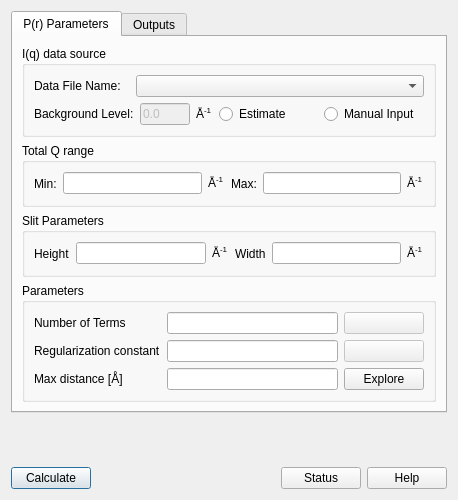
<?xml version="1.0" encoding="UTF-8"?>
<ui version="4.0">
 <class>PrInversion</class>
 <widget class="QDialog" name="PrInversion">
  <property name="geometry">
   <rect>
    <x>0</x>
    <y>0</y>
    <width>458</width>
    <height>500</height>
   </rect>
  </property>
  <property name="sizePolicy">
   <sizepolicy hsizetype="Preferred" vsizetype="Preferred">
    <horstretch>0</horstretch>
    <verstretch>0</verstretch>
   </sizepolicy>
  </property>
  <property name="minimumSize">
   <size>
    <width>458</width>
    <height>500</height>
   </size>
  </property>
  <property name="maximumSize">
   <size>
    <width>458</width>
    <height>500</height>
   </size>
  </property>
  <property name="windowTitle">
   <string>P(r) Inversion</string>
  </property>
  <layout class="QGridLayout" name="gridLayout_7">
   <item row="3" column="0">
    <layout class="QHBoxLayout" name="horizontalLayout_8">
     <property name="sizeConstraint">
      <enum>QLayout::SetDefaultConstraint</enum>
     </property>
     <item>
      <widget class="QPushButton" name="calculateButton">
       <property name="sizePolicy">
        <sizepolicy hsizetype="Minimum" vsizetype="Fixed">
         <horstretch>0</horstretch>
         <verstretch>0</verstretch>
        </sizepolicy>
       </property>
       <property name="text">
        <string>Calculate</string>
       </property>
      </widget>
     </item>
     <item>
      <spacer name="horizontalSpacer">
       <property name="orientation">
        <enum>Qt::Horizontal</enum>
       </property>
       <property name="sizeType">
        <enum>QSizePolicy::Expanding</enum>
       </property>
       <property name="sizeHint" stdset="0">
        <size>
         <width>40</width>
         <height>20</height>
        </size>
       </property>
      </spacer>
     </item>
     <item>
      <widget class="QPushButton" name="statusButton">
       <property name="sizePolicy">
        <sizepolicy hsizetype="Minimum" vsizetype="Fixed">
         <horstretch>0</horstretch>
         <verstretch>0</verstretch>
        </sizepolicy>
       </property>
       <property name="text">
        <string>Status</string>
       </property>
      </widget>
     </item>
     <item>
      <widget class="QPushButton" name="helpButton">
       <property name="sizePolicy">
        <sizepolicy hsizetype="Minimum" vsizetype="Fixed">
         <horstretch>0</horstretch>
         <verstretch>0</verstretch>
        </sizepolicy>
       </property>
       <property name="text">
        <string>Help</string>
       </property>
      </widget>
     </item>
    </layout>
   </item>
   <item row="2" column="0">
    <spacer name="verticalSpacer">
     <property name="orientation">
      <enum>Qt::Vertical</enum>
     </property>
     <property name="sizeHint" stdset="0">
      <size>
       <width>20</width>
       <height>2</height>
      </size>
     </property>
    </spacer>
   </item>
   <item row="1" column="0">
    <widget class="QTabWidget" name="PrTabWidget">
     <property name="sizePolicy">
      <sizepolicy hsizetype="Expanding" vsizetype="Expanding">
       <horstretch>0</horstretch>
       <verstretch>0</verstretch>
      </sizepolicy>
     </property>
     <property name="minimumSize">
      <size>
       <width>0</width>
       <height>0</height>
      </size>
     </property>
     <property name="currentIndex">
      <number>0</number>
     </property>
     <widget class="QWidget" name="tabMain">
      <attribute name="title">
       <string>P(r) Parameters</string>
      </attribute>
      <layout class="QVBoxLayout" name="verticalLayout_6" stretch="0,1,1,0">
       <item>
        <widget class="QGroupBox" name="groupBox">
         <property name="title">
          <string>I(q) data source</string>
         </property>
         <layout class="QGridLayout" name="gridLayout_2">
          <item row="1" column="0">
           <layout class="QHBoxLayout" name="horizontalLayout_3" stretch="2,1,0,2,2">
            <item>
             <widget class="QLabel" name="label_5">
              <property name="text">
               <string>Background Level:</string>
              </property>
             </widget>
            </item>
            <item>
             <widget class="QLineEdit" name="backgroundInput">
              <property name="enabled">
               <bool>false</bool>
              </property>
              <property name="text">
               <string>0.0</string>
              </property>
             </widget>
            </item>
            <item>
             <widget class="QLabel" name="label_10">
              <property name="text">
               <string>&lt;html&gt;&lt;head/&gt;&lt;body&gt;&lt;p&gt;Å&lt;span style=&quot; vertical-align:super;&quot;&gt;-1&lt;/span&gt;&lt;/p&gt;&lt;/body&gt;&lt;/html&gt;</string>
              </property>
             </widget>
            </item>
            <item>
             <widget class="QRadioButton" name="estimateBgd">
              <property name="text">
               <string>Estimate</string>
              </property>
             </widget>
            </item>
            <item>
             <widget class="QRadioButton" name="manualBgd">
              <property name="text">
               <string>Manual Input</string>
              </property>
             </widget>
            </item>
           </layout>
          </item>
          <item row="0" column="0">
           <layout class="QHBoxLayout" name="horizontalLayout_2" stretch="1,3">
            <item>
             <widget class="QLabel" name="label">
              <property name="text">
               <string>Data File Name:</string>
              </property>
             </widget>
            </item>
            <item>
             <widget class="QComboBox" name="dataList"/>
            </item>
           </layout>
          </item>
         </layout>
        </widget>
       </item>
       <item>
        <widget class="QGroupBox" name="groupBox_3">
         <property name="title">
          <string>Total Q range</string>
         </property>
         <layout class="QGridLayout" name="gridLayout_3">
          <item row="0" column="0">
           <layout class="QHBoxLayout" name="horizontalLayout_4">
            <item>
             <widget class="QLabel" name="label_7">
              <property name="text">
               <string>Min:</string>
              </property>
             </widget>
            </item>
            <item>
             <widget class="QLineEdit" name="minQInput">
              <property name="enabled">
               <bool>true</bool>
              </property>
             </widget>
            </item>
            <item>
             <widget class="QLabel" name="label_11">
              <property name="text">
               <string>&lt;html&gt;&lt;head/&gt;&lt;body&gt;&lt;p&gt;Å&lt;span style=&quot; vertical-align:super;&quot;&gt;-1&lt;/span&gt;&lt;/p&gt;&lt;/body&gt;&lt;/html&gt;</string>
              </property>
             </widget>
            </item>
            <item>
             <widget class="QLabel" name="label_8">
              <property name="text">
               <string>Max:</string>
              </property>
             </widget>
            </item>
            <item>
             <widget class="QLineEdit" name="maxQInput">
              <property name="enabled">
               <bool>true</bool>
              </property>
             </widget>
            </item>
            <item>
             <widget class="QLabel" name="label_9">
              <property name="text">
               <string>&lt;html&gt;&lt;head/&gt;&lt;body&gt;&lt;p&gt;Å&lt;span style=&quot; vertical-align:super;&quot;&gt;-1&lt;/span&gt;&lt;/p&gt;&lt;/body&gt;&lt;/html&gt;</string>
              </property>
             </widget>
            </item>
           </layout>
          </item>
         </layout>
        </widget>
       </item>
       <item>
        <widget class="QGroupBox" name="groupBox_2">
         <property name="title">
          <string>Slit Parameters</string>
         </property>
         <layout class="QGridLayout" name="gridLayout">
          <item row="0" column="0">
           <layout class="QHBoxLayout" name="horizontalLayout">
            <item>
             <widget class="QLabel" name="label_3">
              <property name="text">
               <string>Height</string>
              </property>
             </widget>
            </item>
            <item>
             <widget class="QLineEdit" name="slitHeightInput">
              <property name="enabled">
               <bool>true</bool>
              </property>
             </widget>
            </item>
            <item>
             <widget class="QLabel" name="label_6">
              <property name="text">
               <string>&lt;html&gt;&lt;head/&gt;&lt;body&gt;&lt;p&gt;Å&lt;span style=&quot; vertical-align:super;&quot;&gt;-1&lt;/span&gt;&lt;/p&gt;&lt;/body&gt;&lt;/html&gt;</string>
              </property>
             </widget>
            </item>
            <item>
             <widget class="QLabel" name="label_4">
              <property name="text">
               <string>Width</string>
              </property>
             </widget>
            </item>
            <item>
             <widget class="QLineEdit" name="slitWidthInput">
              <property name="enabled">
               <bool>true</bool>
              </property>
             </widget>
            </item>
            <item>
             <widget class="QLabel" name="label_2">
              <property name="text">
               <string>&lt;html&gt;&lt;head/&gt;&lt;body&gt;&lt;p&gt;Å&lt;span style=&quot; vertical-align:super;&quot;&gt;-1&lt;/span&gt;&lt;/p&gt;&lt;/body&gt;&lt;/html&gt;</string>
              </property>
             </widget>
            </item>
           </layout>
          </item>
         </layout>
        </widget>
       </item>
       <item>
        <widget class="QGroupBox" name="groupBox_5">
         <property name="sizePolicy">
          <sizepolicy hsizetype="Preferred" vsizetype="Preferred">
           <horstretch>0</horstretch>
           <verstretch>0</verstretch>
          </sizepolicy>
         </property>
         <property name="toolTip">
          <string>&lt;!DOCTYPE HTML PUBLIC &quot;-//W3C//DTD HTML 4.0//EN&quot; &quot;http://www.w3.org/TR/REC-html40/strict.dtd&quot;&gt;
&lt;html&gt;&lt;head&gt;&lt;meta name=&quot;qrichtext&quot; content=&quot;1&quot; /&gt;&lt;style type=&quot;text/css&quot;&gt;
p, li { white-space: pre-wrap; }
&lt;/style&gt;&lt;/head&gt;&lt;body style=&quot; font-family:'MS Shell Dlg 2'; font-size:8pt; font-weight:400; font-style:normal;&quot;&gt;
&lt;pre style=&quot; margin-top:12px; margin-bottom:12px; margin-left:0px; margin-right:0px; -qt-block-indent:0; text-indent:0px;&gt;&lt;span style=&quot; font-family:'Courier New'; font-size:9pt; color:#000000;&quot;&gt;P(r) is found by fitting a set of base functions to I(Q). The minimization involves a regularization term to ensure a smooth P(r). The regularization constant gives the size of that term. The suggested value is the value above which the output P(r) will have only one peak.&lt;/span&gt;&lt;/pre&gt;&lt;/body&gt;&lt;/html&gt;</string>
         </property>
         <property name="title">
          <string>Parameters</string>
         </property>
         <layout class="QGridLayout" name="gridLayout_8">
          <item row="1" column="0">
           <widget class="QLabel" name="label_13">
            <property name="text">
             <string>Regularization constant</string>
            </property>
           </widget>
          </item>
          <item row="0" column="2">
           <widget class="QPushButton" name="noOfTermsSuggestionButton">
            <property name="enabled">
             <bool>false</bool>
            </property>
            <property name="text">
             <string/>
            </property>
           </widget>
          </item>
          <item row="2" column="2">
           <widget class="QPushButton" name="explorerButton">
            <property name="sizePolicy">
             <sizepolicy hsizetype="Fixed" vsizetype="Fixed">
              <horstretch>0</horstretch>
              <verstretch>0</verstretch>
             </sizepolicy>
            </property>
            <property name="toolTip">
             <string>&lt;html&gt;&lt;head/&gt;&lt;body&gt;&lt;p&gt;Open the D&lt;span style=&quot; vertical-align:sub;&quot;&gt;max&lt;/span&gt; explorer window.&lt;/p&gt;&lt;/body&gt;&lt;/html&gt;</string>
            </property>
            <property name="layoutDirection">
             <enum>Qt::LeftToRight</enum>
            </property>
            <property name="text">
             <string>Explore</string>
            </property>
           </widget>
          </item>
          <item row="0" column="1">
           <widget class="QLineEdit" name="noOfTermsInput"/>
          </item>
          <item row="2" column="1">
           <widget class="QLineEdit" name="maxDistanceInput"/>
          </item>
          <item row="0" column="0">
           <widget class="QLabel" name="label_12">
            <property name="text">
             <string>Number of Terms</string>
            </property>
           </widget>
          </item>
          <item row="1" column="2">
           <widget class="QPushButton" name="regConstantSuggestionButton">
            <property name="enabled">
             <bool>false</bool>
            </property>
            <property name="text">
             <string/>
            </property>
           </widget>
          </item>
          <item row="2" column="0">
           <widget class="QLabel" name="label_14">
            <property name="text">
             <string>Max distance [Å]</string>
            </property>
           </widget>
          </item>
          <item row="1" column="1">
           <widget class="QLineEdit" name="regularizationConstantInput"/>
          </item>
         </layout>
        </widget>
       </item>
      </layout>
     </widget>
     <widget class="QWidget" name="tabOptions">
      <attribute name="title">
       <string>Outputs</string>
      </attribute>
      <layout class="QGridLayout" name="gridLayout_6">
       <item row="0" column="0">
        <widget class="QGroupBox" name="groupBox_4">
         <property name="title">
          <string>Outputs</string>
         </property>
         <layout class="QGridLayout" name="gridLayout_4">
          <item row="0" column="1">
           <widget class="QLabel" name="label_23">
            <property name="text">
             <string>Calculated Value</string>
            </property>
            <property name="alignment">
             <set>Qt::AlignCenter</set>
            </property>
           </widget>
          </item>
          <item row="0" column="2">
           <widget class="QLabel" name="label_28">
            <property name="text">
             <string>Units</string>
            </property>
           </widget>
          </item>
          <item row="6" column="1">
           <widget class="QLineEdit" name="oscillationValue">
            <property name="enabled">
             <bool>false</bool>
            </property>
           </widget>
          </item>
          <item row="3" column="0">
           <widget class="QLabel" name="label_17">
            <property name="text">
             <string>Background</string>
            </property>
           </widget>
          </item>
          <item row="7" column="1">
           <widget class="QLineEdit" name="posFractionValue">
            <property name="enabled">
             <bool>false</bool>
            </property>
           </widget>
          </item>
          <item row="2" column="2">
           <widget class="QLabel" name="label_25">
            <property name="text">
             <string>Å-1</string>
            </property>
           </widget>
          </item>
          <item row="3" column="1">
           <widget class="QLineEdit" name="backgroundValue">
            <property name="enabled">
             <bool>false</bool>
            </property>
           </widget>
          </item>
          <item row="1" column="0">
           <widget class="QLabel" name="label_15">
            <property name="text">
             <string>Rg</string>
            </property>
           </widget>
          </item>
          <item row="1" column="2">
           <widget class="QLabel" name="label_24">
            <property name="text">
             <string>Å</string>
            </property>
           </widget>
          </item>
          <item row="6" column="0">
           <widget class="QLabel" name="label_20">
            <property name="text">
             <string>Oscillations</string>
            </property>
           </widget>
          </item>
          <item row="4" column="0">
           <widget class="QLabel" name="label_18">
            <property name="text">
             <string>Computation Time</string>
            </property>
           </widget>
          </item>
          <item row="4" column="2">
           <widget class="QLabel" name="label_27">
            <property name="text">
             <string>secs</string>
            </property>
           </widget>
          </item>
          <item row="2" column="0">
           <widget class="QLabel" name="label_16">
            <property name="text">
             <string>I(Q=0)</string>
            </property>
           </widget>
          </item>
          <item row="3" column="2">
           <widget class="QLabel" name="label_26">
            <property name="text">
             <string>Å-1</string>
            </property>
           </widget>
          </item>
          <item row="0" column="0">
           <widget class="QLabel" name="label_22">
            <property name="text">
             <string>Parameter</string>
            </property>
           </widget>
          </item>
          <item row="8" column="0">
           <widget class="QLabel" name="label_29">
            <property name="text">
             <string>1-sigma positive fraction</string>
            </property>
           </widget>
          </item>
          <item row="2" column="1">
           <widget class="QLineEdit" name="iQ0Value">
            <property name="enabled">
             <bool>false</bool>
            </property>
           </widget>
          </item>
          <item row="5" column="0">
           <widget class="QLabel" name="label_19">
            <property name="text">
             <string>Chi^2/dof</string>
            </property>
           </widget>
          </item>
          <item row="1" column="1">
           <widget class="QLineEdit" name="rgValue">
            <property name="enabled">
             <bool>false</bool>
            </property>
           </widget>
          </item>
          <item row="5" column="1">
           <widget class="QLineEdit" name="chiDofValue">
            <property name="enabled">
             <bool>false</bool>
            </property>
           </widget>
          </item>
          <item row="4" column="1">
           <widget class="QLineEdit" name="computationTimeValue">
            <property name="enabled">
             <bool>false</bool>
            </property>
           </widget>
          </item>
          <item row="7" column="0">
           <widget class="QLabel" name="label_21">
            <property name="text">
             <string>Positive Fraction</string>
            </property>
           </widget>
          </item>
          <item row="8" column="1">
           <widget class="QLineEdit" name="sigmaPosFractionValue">
            <property name="enabled">
             <bool>false</bool>
            </property>
           </widget>
          </item>
         </layout>
        </widget>
       </item>
       <item row="1" column="0">
        <spacer name="verticalSpacer_2">
         <property name="orientation">
          <enum>Qt::Vertical</enum>
         </property>
         <property name="sizeHint" stdset="0">
          <size>
           <width>20</width>
           <height>40</height>
          </size>
         </property>
        </spacer>
       </item>
      </layout>
     </widget>
    </widget>
   </item>
  </layout>
 </widget>
 <resources/>
 <connections/>
</ui>
